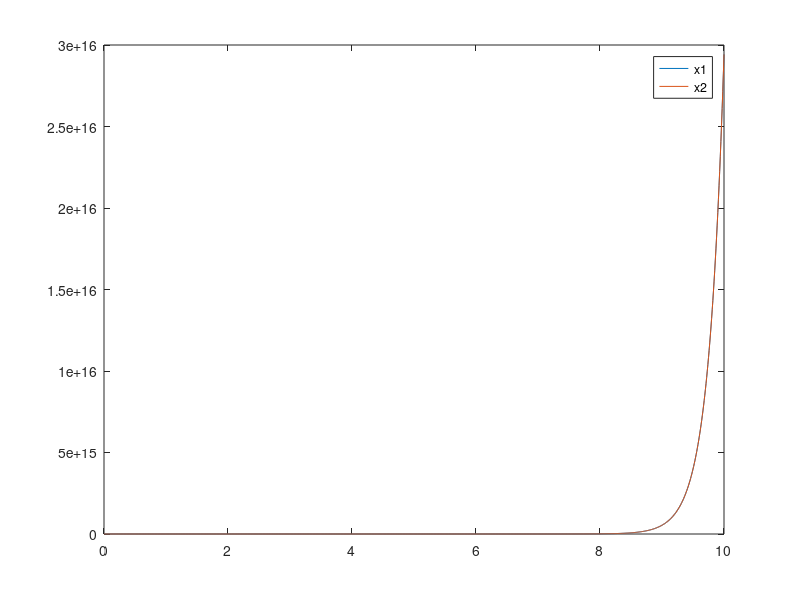
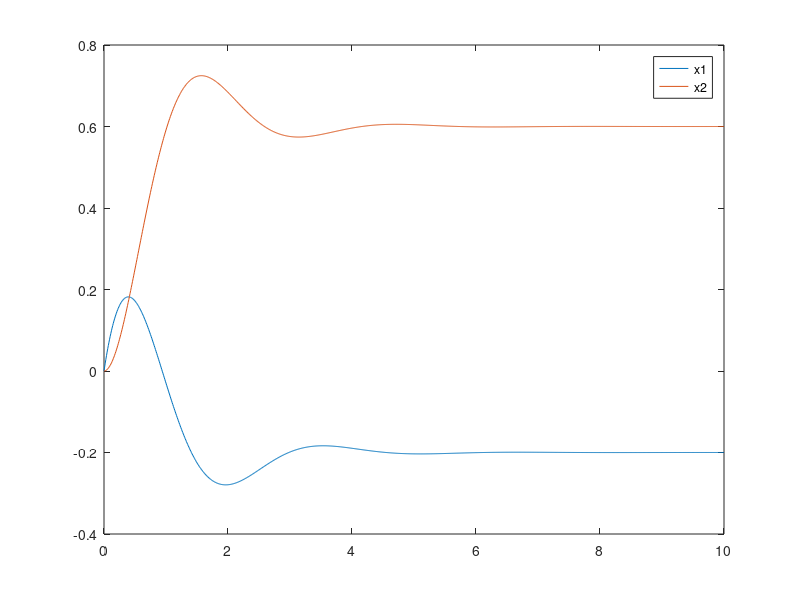

The MATLAB script that drew these images, in order:
%% Question 1
% System and pole definition

A = [ 1 3 ;
      3 1 ];
B = [ 1 ;
      0 ];
poles = [-1+2i -1-2i];

% Using place
gains_place = place(A,B,poles);
gains_place
% gains_place =
% 4.0000    5.6667


% Using Acker
gains_acker = acker(A,B,poles);
gains_acker

% gains_acker =
% 4.0000    5.6667

% lsim the systems
sys_orig = ss(A,B,[1 0],0);
sys_modi = ss(A-B*gains_place,B,[1 0],0);
t = 0:.01:10;
u = t >= 0;

[~,~,xs] = lsim(sys_orig, u,t);
plot(t,xs);
legend("x1", "x2");
saveas(gcf, "images/p1_original_system.png");

[~,~,xs] = lsim(sys_modi, u,t);
plot(t,xs);
legend("x1", "x2");
saveas(gcf, "images/p1_modified_system.png");
